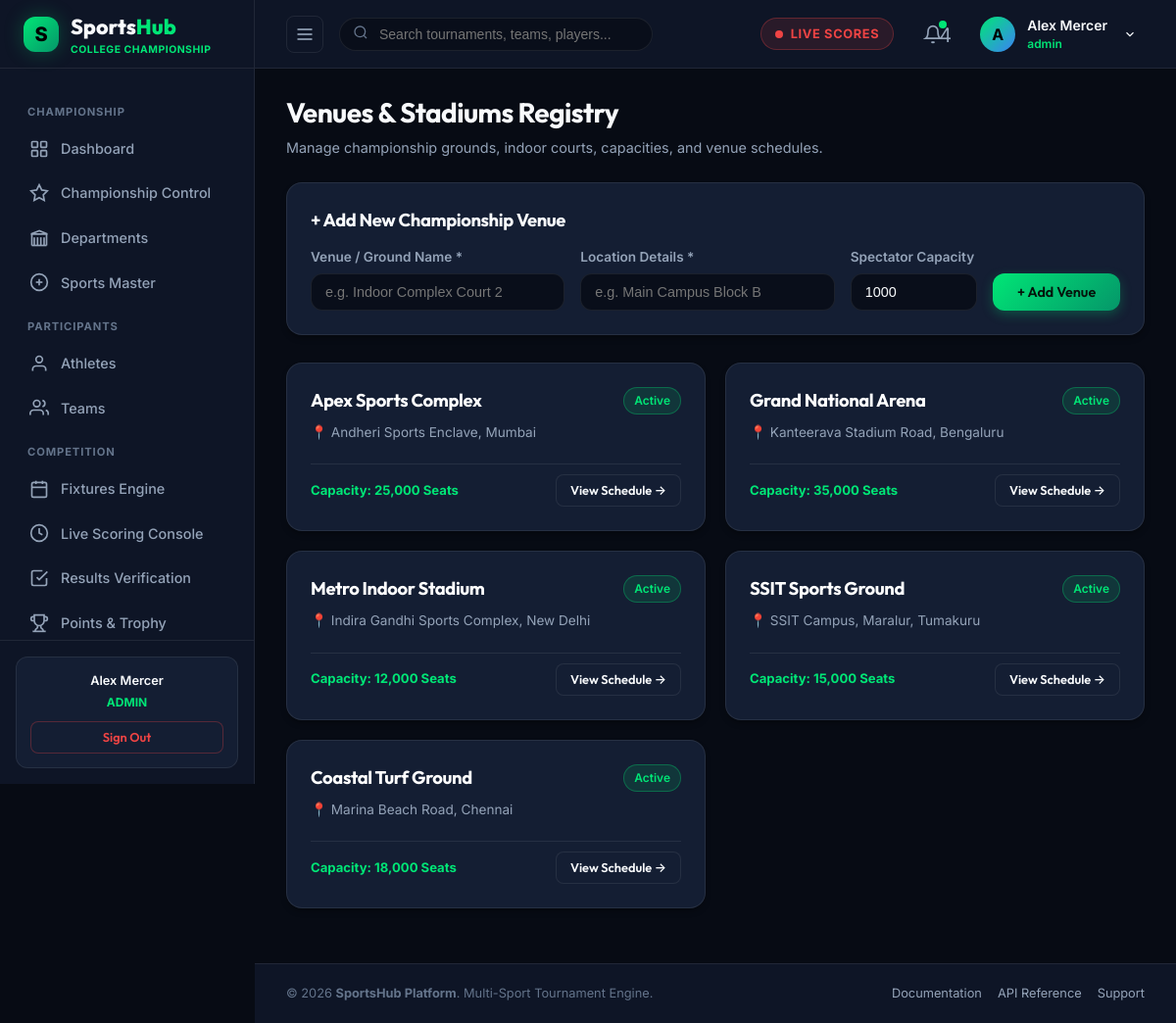
The app's page /admin/venues.php (signed in) with its own data.
### tables this page shows
CREATE TABLE `users` (
  `id` int(10) unsigned NOT NULL AUTO_INCREMENT,
  `name` varchar(100) NOT NULL,
  `email` varchar(150) NOT NULL,
  `password` varchar(255) NOT NULL,
  `role` enum('admin','organizer','scorer','official','team_manager','player') NOT NULL DEFAULT 'player',
  `profile_image` varchar(255) DEFAULT 'assets/images/default-avatar.png',
  `status` tinyint(1) DEFAULT 1,
  `created_at` datetime DEFAULT current_timestamp(),
  `updated_at` datetime DEFAULT current_timestamp() ON UPDATE current_timestamp(),
  PRIMARY KEY (`id`),
  UNIQUE KEY `email` (`email`),
  KEY `idx_users_role` (`role`),
  KEY `idx_users_email` (`email`)
);

CREATE TABLE `venues` (
  `id` int(10) unsigned NOT NULL AUTO_INCREMENT,
  `name` varchar(150) NOT NULL,
  `location` varchar(255) DEFAULT NULL,
  `address` text DEFAULT NULL,
  `city` varchar(100) NOT NULL,
  `capacity` int(10) unsigned DEFAULT 0,
  `sport_type` varchar(100) DEFAULT NULL,
  `status` tinyint(1) DEFAULT 1,
  `created_at` datetime DEFAULT current_timestamp(),
  PRIMARY KEY (`id`)
);

### admin/venues.php (the view, shortened to what the rows shown need)
<?php
require_once __DIR__ . '/../includes/database.php';
require_once __DIR__ . '/../includes/auth.php';
$db = getDB();
$venues = [];
if ($db->getConnection()) {
    $venues = fetchAll("SELECT * FROM venues ORDER BY id ASC");
}
include_once __DIR__ . '/../includes/header.php';
?>
<div class="dashboard-header">
  <div class="dashboard-title-group">
    <h1>Venues & Stadiums Registry</h1>
  </div>
</div>
<div class="card" style="margin-bottom: 28px;">
  <div class="section-header" style="margin-bottom: 14px;">
    <h2>+ Add New Championship Venue</h2>
  </div>
</div>
<div class="stats-grid" style="grid-template-columns: repeat(auto-fill, minmax(300px, 1fr)); gap: 20px;">
  <?php foreach ($venues as $v): ?>
    <div class="card" style="display:flex; flex-direction:column; justify-space-between;">
      <div>
        <div style="display:flex; justify-content:space-between; align-items:center; margin-bottom:8px;">
          <h3 style="font-size:1.15rem; margin:0; color:#fff;"><?php echo htmlspecialchars($v['name']); ?></h3>
          <span class="status-badge badge-active">Active</span>
        </div>
        <p style="color:var(--text-muted); font-size:0.85rem; margin-bottom:12px;">📍 <?php echo htmlspecialchars($v['location']); ?></p>
      </div>
      <div style="display:flex; justify-content:space-between; align-items:center; border-top:1px solid var(--border-subtle); padding-top:10px; margin-top:10px;">
        <span style="font-size:0.82rem; color:var(--accent-green); font-weight:700;">Capacity: <?php echo number_format($v['capacity'] ?? 0); ?> Seats</span>
        <a href="<?php echo BASE_URL; ?>/public/venues.php" class="btn btn-secondary btn-sm">View Schedule →</a>
      </div>
    </div>
  <?php endforeach; ?>
</div>
<?php include_once __DIR__ . '/../includes/footer.php'; ?>

### includes/header.php (shortened to what the rows shown need)
<?php
require_once __DIR__ . '/auth.php';
$currentUser = currentUser();
$userName = $currentUser['name'] ?? 'Alex Mercer';
?>
<!DOCTYPE html>
<html lang="en">
<head>
  <link rel="stylesheet" href="<?php echo BASE_URL; ?>/assets/css/style.css">
  <link rel="stylesheet" href="<?php echo BASE_URL; ?>/assets/css/dashboard.css">
  <link rel="stylesheet" href="<?php echo BASE_URL; ?>/assets/css/tournament.css">
</head>
<body>
<div class="app-layout">
  <?php include_once __DIR__ . '/sidebar.php'; ?>
  <div class="main-wrapper" id="mainWrapper">
    <header class="top-header">
      <div class="header-right">
        <div class="user-profile-wrapper" style="position:relative;">
          <div class="user-profile-menu" onclick="toggleUserDropdown()" id="userProfileBtn">
            <div class="user-avatar-placeholder" style="width:36px;height:36px;border-radius:50%;background:linear-gradient(135deg, #00e676, #3b82f6);display:flex;align-items:center;justify-content:center;font-weight:700;color:#000;">
              <?php echo strtoupper(substr($userName, 0, 1)); ?>
            </div>
            <div class="user-info">
              <span class="user-name"><?php echo htmlspecialchars($userName); ?></span>
              <span class="user-role" style="color:var(--accent-green); font-weight:600;"><?php echo htmlspecialchars($userRole); ?></span>
            </div>
            <svg width="14" height="14" viewBox="0 0 24 24" fill="none" stroke="currentColor" stroke-width="2" style="margin-left:4px;"><polyline points="6 9 12 15 18 9"/></svg>
          </div>
        </div>
      </div>
    </header>
    <main class="page-content">

### includes/sidebar.php (shortened to what the rows shown need)
<?php
require_once __DIR__ . '/auth.php';
$user = currentUser();
$userRole = strtolower($user['role'] ?? 'admin');
?>
<aside class="app-sidebar" id="appSidebar">
  <div class="sidebar-footer">
    <div class="quick-support-card">
      <p style="font-weight:600; color:var(--text-main); margin-bottom:4px;"><?php echo htmlspecialchars($user['name'] ?? 'User'); ?></p>
      <div style="font-size:0.75rem; color:var(--accent-green); text-transform:uppercase; font-weight:700; margin-bottom:10px;">
        <?php echo htmlspecialchars($userRole); ?>
      </div>
      <a href="<?php echo BASE_URL; ?>/auth/logout.php" class="btn btn-secondary btn-sm" style="width:100%; color:var(--accent-red); border-color:rgba(239,68,68,0.3);">
        Sign Out
      </a>
    </div>
  </div>
</aside>

### records on screen
users: name "Alex Mercer", role "ADMIN", name "A", role "admin"
venues: name "Apex Sports Complex", location "Andheri Sports Enclave, Mumbai", capacity "25,000"
venues: name "Grand National Arena", location "Kanteerava Stadium Road, Bengaluru", capacity "35,000"
venues: name "Metro Indoor Stadium", location "Indira Gandhi Sports Complex, New Delhi", capacity "12,000"
venues: name "SSIT Sports Ground", location "SSIT Campus, Maralur, Tumakuru", capacity "15,000"
venues: name "Coastal Turf Ground", location "Marina Beach Road, Chennai", capacity "18,000"

### other values on screen
$initialUnread "4"
